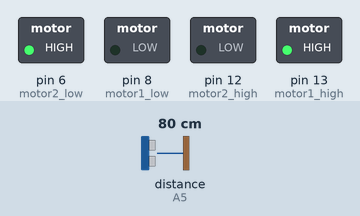
This sketch was run on a simulated Arduino Uno, built with avr-gcc and run on an emulated ATmega328P. Parts: switched loads named in the sketch (green lamp = pin HIGH). The inputs (shaded band) are chosen by the test bench; at power-on: distance to the obstacle (sensor on A5) 80 cm. The echo pulse lasts 58.3 µs per cm.

Above: at 1.9 s.
2.0 s: distance to the obstacle (sensor on A5) set to 18 cm
3.5 s: distance to the obstacle (sensor on A5) set to 13 cm
At 6.3 s:
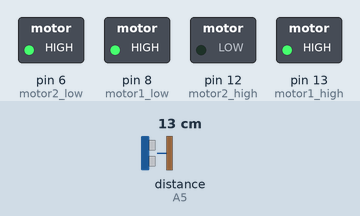
6.5 s: distance to the obstacle (sensor on A5) set to 35 cm
At 9.07 s:
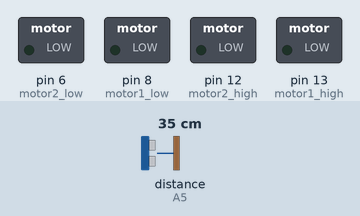
9.5 s: distance to the obstacle (sensor on A5) set to 2 cm
At 10.0 s:
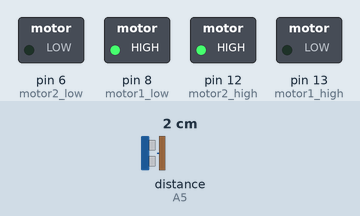
Timing chart, 0 to 13.2 s (numbered marks = the images above; inputs shaded):
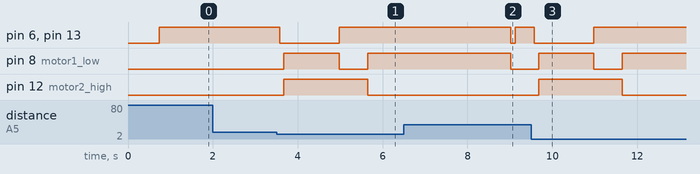

The sketch:

robot.ino
```cpp
#include <NewPing.h>
int distance = 100;
const int motor1_high = 13;
const int motor1_low = 8;
const int motor2_high = 12;
const int motor2_low = 6 ;
 #define TRIG_PIN A4
#define MAX_DISTANCE 200

#define ECHO_PIN A5
NewPing sonar(TRIG_PIN, ECHO_PIN, MAX_DISTANCE);
//motor1 is the left side motor and motor2 is on right side of the body
void setup() {

  // put your setup code here, to run once:
  pinMode(motor1_high,OUTPUT);
  pinMode(motor1_low,OUTPUT);
  pinMode(motor2_high,OUTPUT);
  pinMode(motor2_low,OUTPUT);
  distance = readPing();
  delay(100);
  distance = readPing();
  delay(100);
  distance = readPing();
  delay(100);
  distance = readPing();
  delay(100);

}


void loop() {
  // put your main code here, to run repeated
 int distanceR = 0;
 int distanceL =  0;
 delay(40);
if(distance<=15)
 {
  moveStop();
  delay(100);
  backward();
  delay(300);

  distanceR = lookRight();
  delay(200);
  distanceL = lookLeft();
  delay(200);

  if(distanceR>=distanceL)
  {
    turn_right();
   moveStop();
  }else
  {
    turn_left();
    moveStop();
  }
 }else
 {
  forward();
 }
distance = readPing();
}
int lookRight()
{
    digitalWrite(motor1_high,1);
  digitalWrite(motor1_low,0);
  digitalWrite(motor2_high,1);
  digitalWrite(motor2_low,1);
  delay(300);
    int distance = readPing();
    delay(100);

    return distance;
}

int lookLeft()
{
    digitalWrite(motor1_high,1);
  digitalWrite(motor1_low,1);
  digitalWrite(motor2_high,0);
  digitalWrite(motor2_low,1);
  delay(2000 );
    int distance = readPing();
    delay(100);
    return distance;
    delay(100);
}
int readPing() {
  delay(70);
  int cm = sonar.ping_cm();
  if(cm==0)
  {
    cm = 250;
  }
  return cm;
}

int turn_left(){
  digitalWrite(motor1_high,1);
  digitalWrite(motor1_low,1);
  digitalWrite(motor2_high,0);
  digitalWrite(motor2_low,1);
  delay(1000);
 forward();

}

int turn_right(){
  digitalWrite(motor1_high,1);
  digitalWrite(motor1_low,0);
  digitalWrite(motor2_high,1);
  digitalWrite(motor2_low,1);
  delay(1000);
  forward();


}

void forward(){
  digitalWrite(motor1_high,1);
  digitalWrite(motor1_low,0);
  digitalWrite(motor2_high,0);
  digitalWrite(motor2_low,1);
}

void backward(){
  digitalWrite(motor1_high,0);
  digitalWrite(motor1_low,1);
  digitalWrite(motor2_high,1);
  digitalWrite(motor2_low,0);
  delay(1000);
}
void moveStop()
{
  digitalWrite(motor1_high,0);
  digitalWrite(motor1_low,0);
  digitalWrite(motor2_high,0);
  digitalWrite(motor2_low,0);
    }
```

Measured:
- the behaviour switches between 16 and 15 cm on distance to the obstacle (sensor on A5) (found by bisection; images 0 and 1)
- after the input at 2.0 s, every drawn part: stays the same
- after the input at 3.5 s, pin 6 (motor2_low), pin 13 (motor1_high): HIGH → LOW after 0.07 s, → HIGH 1.4 s later; pin 8 (motor1_low): LOW → HIGH after 0.17 s, → LOW 1.3 s later, → HIGH 0.67 s later; pin 12 (motor2_high): LOW → HIGH after 0.17 s, → LOW 2.0 s later
- after the input at 6.5 s, pin 12 (motor2_high): stays LOW (without the input it goes to HIGH after 1.5 s)
- after the input at 9.5 s, pin 6 (motor2_low), pin 13 (motor1_high): HIGH → LOW after 0.08 s, → HIGH 1.4 s later; pin 8 (motor1_low): LOW → HIGH after 0.18 s, → LOW 1.3 s later, → HIGH 0.67 s later; pin 12 (motor2_high): LOW → HIGH after 0.18 s, → LOW 2.0 s later
